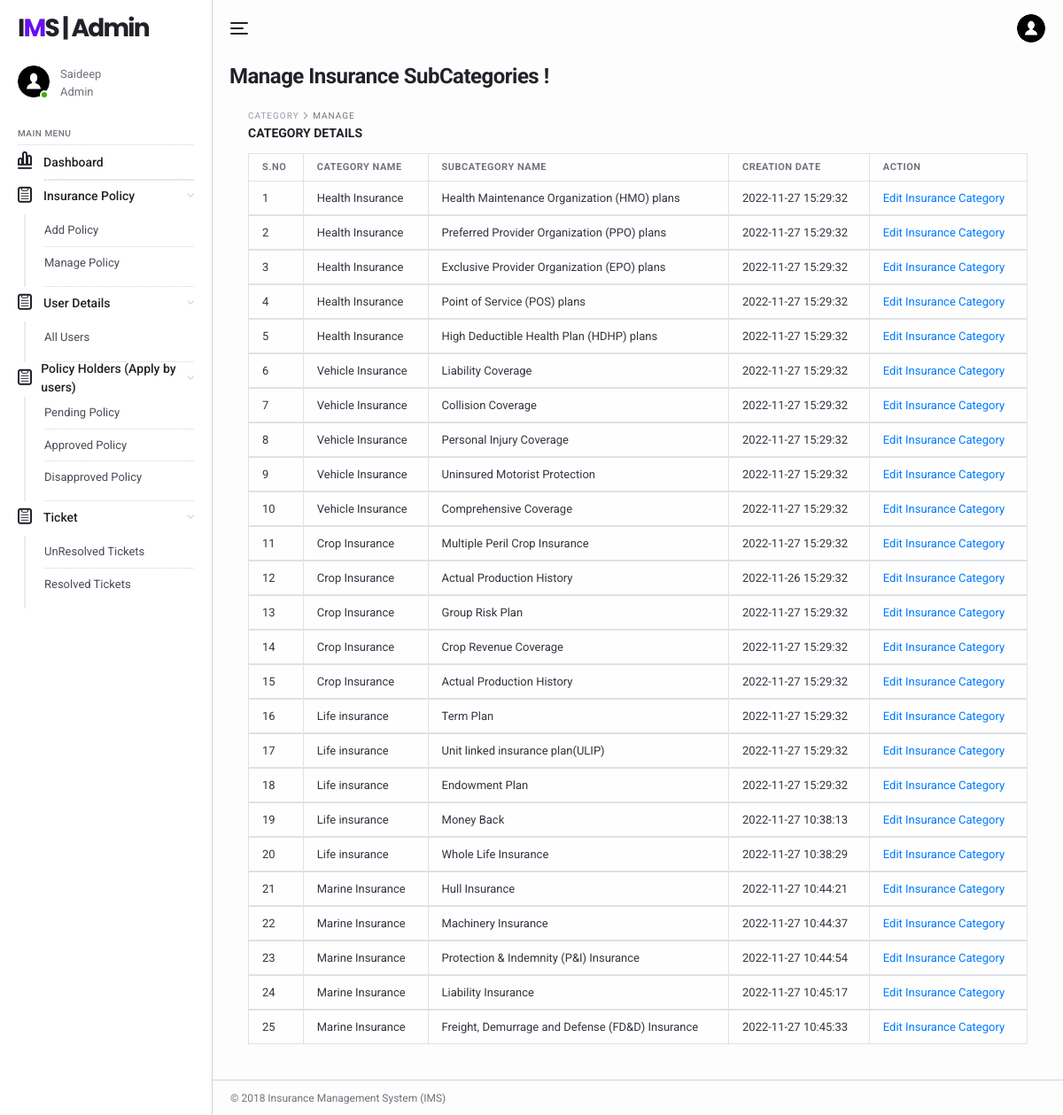
The app's page /IMS/admin/manage-subcategories.php (signed in) with its own data.
### tables this page shows
CREATE TABLE `tblimsadmin` (
  `ID` int(11) NOT NULL,
  `AdminName` varchar(120) DEFAULT NULL,
  `AdminUsername` varchar(45) DEFAULT NULL,
  `Password` varchar(45) DEFAULT NULL,
  `AdminRegdate` timestamp NULL DEFAULT current_timestamp()
);

CREATE TABLE `tblsubcategory` (
  `id` int(11) NOT NULL,
  `CategoryId` int(25) NOT NULL,
  `SubcategoryName` varchar(200) NOT NULL,
  `CreationDate` timestamp NULL DEFAULT current_timestamp(),
  `UpdationDate` timestamp NULL DEFAULT NULL ON UPDATE current_timestamp()
);

CREATE TABLE `category` (
  `ID` int(11) NOT NULL,
  `CategoryName` varchar(45) DEFAULT NULL,
  `CreationDate` timestamp NULL DEFAULT current_timestamp()
);

### IMS/admin/manage-subcategories.php (the view, shortened to what this page needs)
<?php
include('includes/dbconnection.php');
if (strlen($_SESSION['aid']==0)) {
  header('location:logout.php');
  } else{
?>
<!DOCTYPE html>
<html lang="en">
  <head>
    <link href="../lib/fontawesome-free/css/all.min.css" rel="stylesheet">
    <link href="../lib/ionicons/css/ionicons.min.css" rel="stylesheet">
    <link href="../lib/typicons.font/typicons.css" rel="stylesheet">
    <link href="../lib/morris.js/morris.css" rel="stylesheet">
    <link href="../lib/flag-icon-css/css/flag-icon.min.css" rel="stylesheet">
    <link href="../lib/jqvmap/jqvmap.min.css" rel="stylesheet">
    <link rel="stylesheet" href="../css/azia.css">
  </head>
  <body class="az-body az-body-sidebar">
<?php include_once('includes/sidebar.php');?>
    <div class="az-content az-content-dashboard-two">
<?php include_once('includes/header.php');?>
      <div class="az-content-header d-block d-md-flex">
        <div>
          <h2 class="az-content-title mg-b-5 mg-b-lg-8">Manage Insurance SubCategories !</h2>
        </div>
      </div>
      <div class="az-content-body">
     <div class="az-content">
      <div class="container">
        <div class="az-content-body">
          <div class="az-content-breadcrumb">
            <span>Category </span>
            <span>Manage</span>
          </div>
          <div class="az-content-label mg-b-5">Category Details</div>
          <div class="table-responsive">
            <table class="table table-bordered mg-b-0">
              <thead>
                <tr>
                  <th>S.NO</th>
                  <th>Category Name</th>
                   <th>SubCategory Name</th>
                  <th>Creation Date</th>
                  <th>Action</th>
                </tr>
              </thead>
              <?php
$ret=mysqli_query($con,"select category.CategoryName as catname,tblsubcategory.SubcategoryName as subcat,tblsubcategory.CreationDate as cdate,tblsubcategory.id as subcatid from tblsubcategory inner join category on category.ID=tblsubcategory.CategoryId");
$cnt=1;
while ($row=mysqli_fetch_array($ret)) {
?>
              <tbody>
                <tr>
                  <td><?php echo $cnt;?></td>
                  <td><?php  echo $row['catname'];?></td>
                  <td><?php  echo $row['subcat'];?></td>
                   <td><?php  echo $row['cdate'];?></td>
                  <td><a href="edit-subcategory.php?scid=<?php echo $row['subcatid'];?>">Edit Insurance Category</a>
                </tr>
                <?php
$cnt=$cnt+1;
}?>
              </tbody>
            </table>
          </div>
            </div>
          </div>
        </div>
      </div>
    <?php include_once('includes/footer.php');?>
    </div>
  </body>
</html>
<?php }  ?>

### IMS/admin/includes/sidebar.php
  <div class="az-sidebar">
      <div class="az-sidebar-header">
        <a href="#" class="az-logo">I<span>M</span>S | Admin</a>
      </div>
      <div class="az-sidebar-loggedin">
        <div class="az-img-user online"><img src="../img/user.png" alt=""></div>
        <div class="media-body">
                      <?php
$adminid=$_SESSION['aid'];
$ret=mysqli_query($con,"select AdminName from tblimsadmin where ID='$adminid'");
$row=mysqli_fetch_array($ret);
$name=$row['AdminName'];
?>
                  <span><?php echo $name; ?></span>
          <span>Admin</span>
        </div>
      </div>
      <div class="az-sidebar-body">
        <ul class="nav">
          <li class="nav-label">Main Menu</li>
            <li class="nav-item show">
            <a href="dashboard.php" class="nav-link"><i class="typcn typcn-chart-bar-outline"></i>Dashboard</a>
          </li>
<li class="nav-item show">
<li class="nav-item show">
            <a href="#" class="nav-link with-sub"><i class="typcn typcn-clipboard"></i>Insurance Policy</a>
            <nav class="nav-sub">
              <a href="policyform.php" class="nav-sub-link">Add Policy</a>
              <a href="manage-policyform.php" class="nav-sub-link">Manage Policy</a>
            </nav>
          </li>
          <li class="nav-item show">
            <a href="" class="nav-link with-sub"><i class="typcn typcn-clipboard"></i>User Details</a>
            <nav class="nav-sub">
              <a href="user-detail.php" class="nav-sub-link">All Users</a>
            </nav>
          </li>
<li class="nav-item show">
            <a href="#" class="nav-link with-sub"><i class="typcn typcn-clipboard"></i>Policy Holders (Apply by users)</a>
            <nav class="nav-sub">
              <a href="pending-policy.php" class="nav-sub-link">Pending Policy</a>
            <a href="approve-policy.php" class="nav-sub-link">Approved Policy</a>
            <a href="disapprove-policy.php" class="nav-sub-link">Disapproved Policy</a>
            </nav>
          </li>
          <li class="nav-item show">
            <a href="" class="nav-link with-sub"><i class="typcn typcn-clipboard"></i>Ticket</a>
            <nav class="nav-sub">
              <a href="unresolved-tickets.php" class="nav-sub-link">UnResolved Tickets</a>
              <a href="resolved-tickets.php" class="nav-sub-link">Resolved Tickets</a>
            </nav>
          </li>
        </ul>
      </div>
    </div>

### records on screen
tblimsadmin: AdminName "Saideep"
tblsubcategory: CategoryId.CategoryName "Health Insurance", SubcategoryName "Health Maintenance Organization (HMO) plans", CreationDate "2022-11-27 15:29:32"
tblsubcategory: CategoryId.CategoryName "Health Insurance", SubcategoryName "Preferred Provider Organization (PPO) plans", CreationDate "2022-11-27 15:29:32"
tblsubcategory: CategoryId.CategoryName "Health Insurance", SubcategoryName "Exclusive Provider Organization (EPO) plans", CreationDate "2022-11-27 15:29:32"
tblsubcategory: CategoryId.CategoryName "Health Insurance", SubcategoryName "Point of Service (POS) plans", CreationDate "2022-11-27 15:29:32"
tblsubcategory: CategoryId.CategoryName "Health Insurance", SubcategoryName "High Deductible Health Plan (HDHP) plans", CreationDate "2022-11-27 15:29:32"
tblsubcategory: CategoryId.CategoryName "Vehicle Insurance", SubcategoryName "Liability Coverage", CreationDate "2022-11-27 15:29:32"
tblsubcategory: CategoryId.CategoryName "Vehicle Insurance", SubcategoryName "Collision Coverage", CreationDate "2022-11-27 15:29:32"
tblsubcategory: CategoryId.CategoryName "Vehicle Insurance", SubcategoryName "Personal Injury Coverage", CreationDate "2022-11-27 15:29:32"
tblsubcategory: CategoryId.CategoryName "Vehicle Insurance", SubcategoryName "Uninsured Motorist Protection", CreationDate "2022-11-27 15:29:32"
tblsubcategory: CategoryId.CategoryName "Vehicle Insurance", SubcategoryName "Comprehensive Coverage", CreationDate "2022-11-27 15:29:32"
tblsubcategory: CategoryId.CategoryName "Crop Insurance", SubcategoryName "Multiple Peril Crop Insurance", CreationDate "2022-11-27 15:29:32"
tblsubcategory: CategoryId.CategoryName "Crop Insurance", SubcategoryName "Actual Production History", CreationDate "2022-11-26 15:29:32"
tblsubcategory: CategoryId.CategoryName "Crop Insurance", SubcategoryName "Group Risk Plan", CreationDate "2022-11-27 15:29:32"
tblsubcategory: CategoryId.CategoryName "Crop Insurance", SubcategoryName "Crop Revenue Coverage", CreationDate "2022-11-27 15:29:32"
tblsubcategory: CategoryId.CategoryName "Crop Insurance", SubcategoryName "Actual Production History", CreationDate "2022-11-27 15:29:32"
tblsubcategory: CategoryId.CategoryName "Life insurance", SubcategoryName "Term Plan", CreationDate "2022-11-27 15:29:32"
tblsubcategory: CategoryId.CategoryName "Life insurance", SubcategoryName "Unit linked insurance plan(ULIP)", CreationDate "2022-11-27 15:29:32"
tblsubcategory: CategoryId.CategoryName "Life insurance", SubcategoryName "Endowment Plan", CreationDate "2022-11-27 15:29:32"
tblsubcategory: CategoryId.CategoryName "Life insurance", SubcategoryName "Money Back", CreationDate "2022-11-27 10:38:13"
tblsubcategory: CategoryId.CategoryName "Life insurance", SubcategoryName "Whole Life Insurance", CreationDate "2022-11-27 10:38:29"
tblsubcategory: CategoryId.CategoryName "Marine Insurance", SubcategoryName "Hull Insurance", CreationDate "2022-11-27 10:44:21"
tblsubcategory: CategoryId.CategoryName "Marine Insurance", SubcategoryName "Machinery Insurance", CreationDate "2022-11-27 10:44:37"
tblsubcategory: CategoryId.CategoryName "Marine Insurance", SubcategoryName "Protection & Indemnity (P&I) Insurance", CreationDate "2022-11-27 10:44:54"
tblsubcategory: CategoryId.CategoryName "Marine Insurance", SubcategoryName "Liability Insurance", CreationDate "2022-11-27 10:45:17"
tblsubcategory: CategoryId.CategoryName "Marine Insurance", SubcategoryName "Freight, Demurrage and Defense (FD&D) Insurance", CreationDate "2022-11-27 10:45:33"
